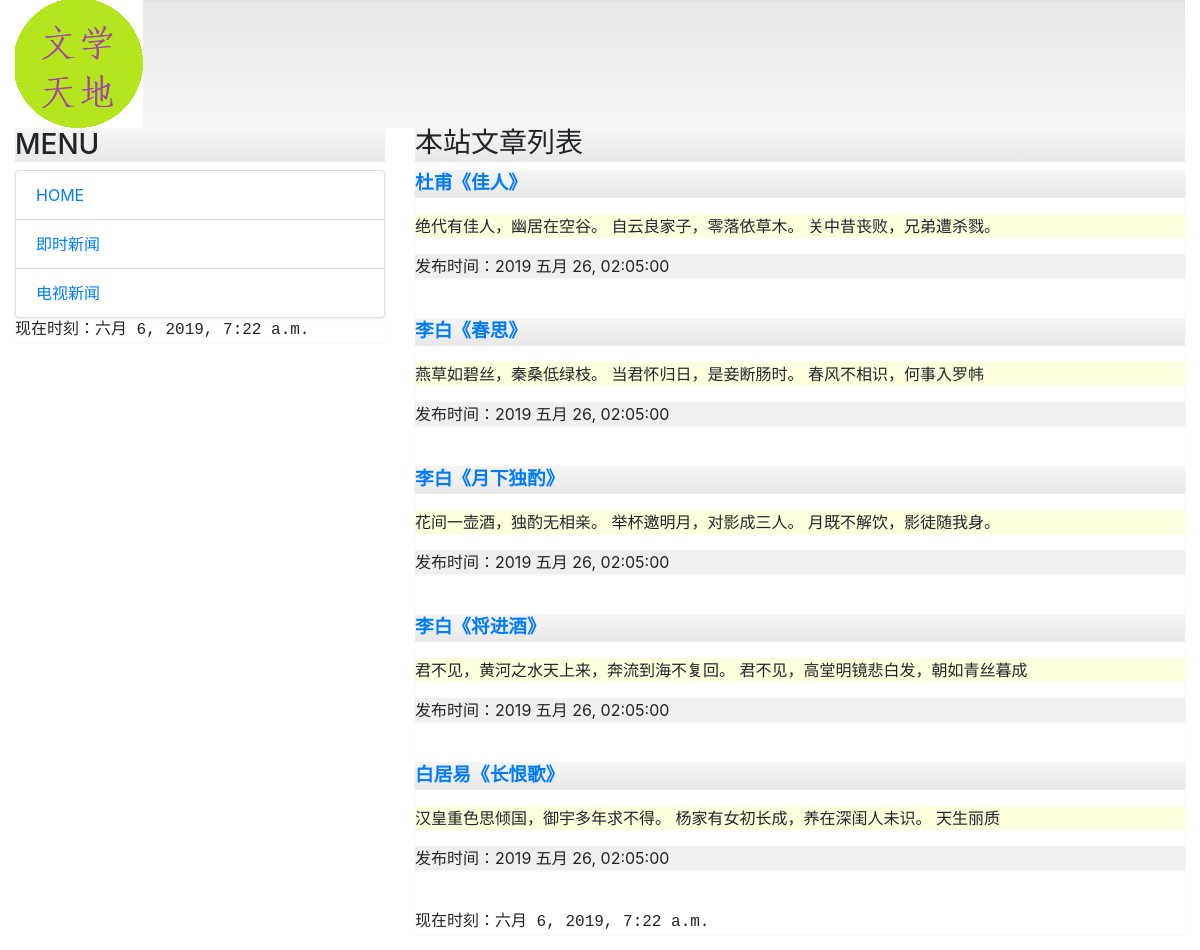
Before: / with the older database file.
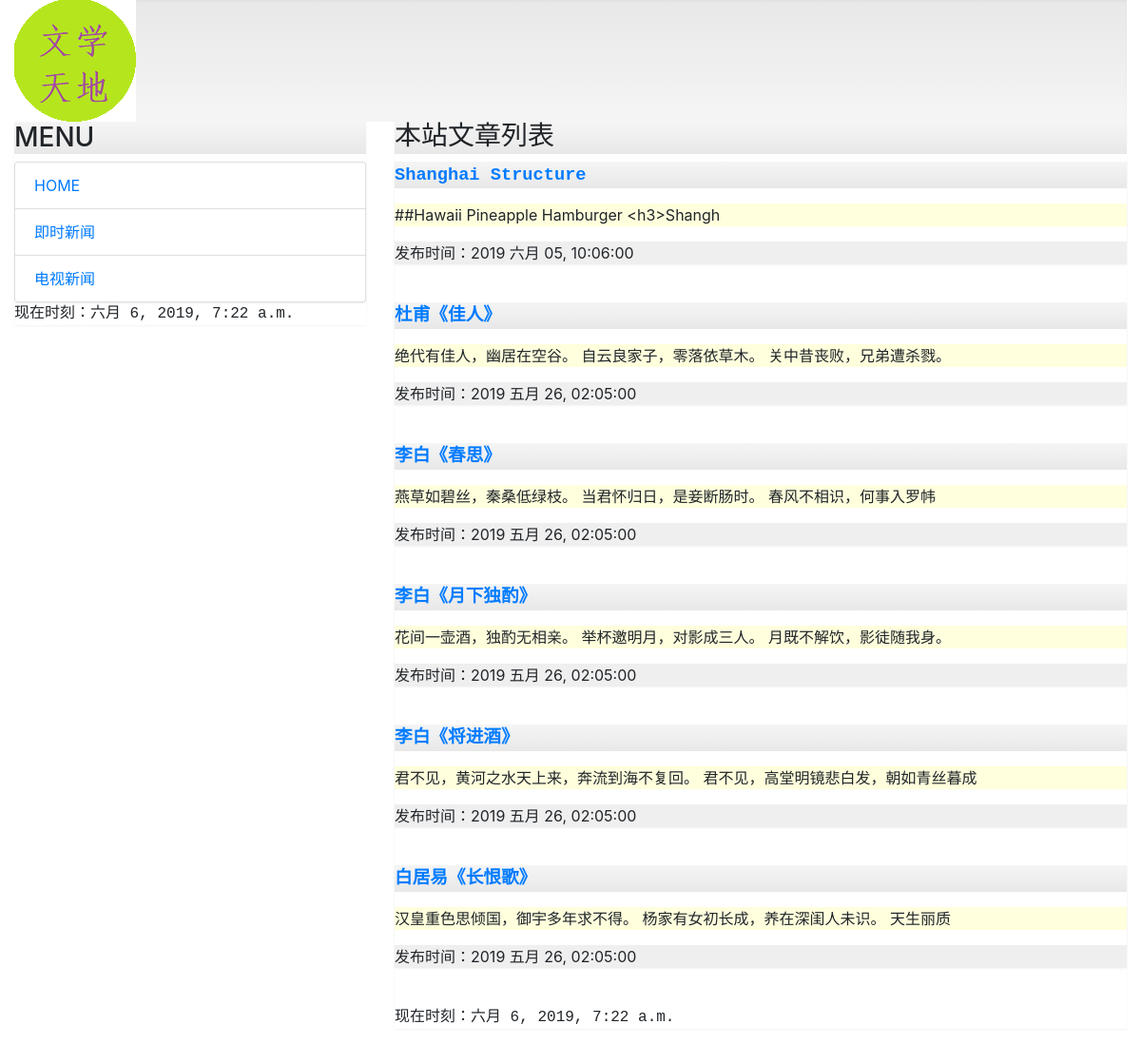
After: the same page with the newer database file.
### mainsite/models.py (models this page shows, shortened)
class Post(models.Model):
    title = models.CharField(max_length=200)
    slug = models.CharField(max_length=200)
    body = models.TextField()
    pub_date = models.DateTimeField(default=timezone.now)
    class Meta:
        ordering = ('-pub_date',)

### mainsite/views.py (the view)
# urls.py: path('', homepage),
def homepage(request):
    template = get_template('index.html')
    posts = Post.objects.all()
    now = datetime.now()
    html = template.render(locals())
    return HttpResponse(html)

### templates/index.html (shortened to what this page needs)
{% extends 'base.html' %}
{% block headmessage %}
    <h3 style="font-family: 'Courier New',sans-serif;">本站文章列表</h3>
{% endblock %}
{% block content %}
    {% for post in posts %}
        <div class="panel panel-default">
            <div class="panel-heading">
                <p style="font-family: 'Courier New', sans-serif;font-size:14pt;font-weight:bold;">
                    <a href="/post/{{ post.slug }}">{{ post.title }}</a>
                </p>
            </div>
            <div class="panel-body" style="background-color: #ffffdd">
                <p>{{ post.body | truncatechars:40 }}</p>
            </div>
            <div class="panel-footer" style="background-color:#efefef">
                <p>发布时间：{{ post.pub_date | date:"Y M d, h:m:s" }}</p>
            </div>
        </div>
        <br>
    {% endfor %}
{% endblock %}

### templates/base.html (shortened to what this page needs)
<!doctype html>
<html>
<head>
    <link rel="stylesheet" href="https://stackpath.bootstrapcdn.com/bootstrap/4.3.1/css/bootstrap.min.css">
    <link rel="stylesheet" href="https://maxcdn.bootstrapcdn.com/bootstrap/3.3.6/css/bootstrap-theme.min.css">
</head>
<body>
    <div class="container-fluid">
        {% include 'header.html' %}
        <div class="row">
            <div class="col-sm-4 col-md-4">
                <div class="panel panel-default">
                    <div class="panel-heading">
                        <h3>MENU</h3>
                    </div>
                    <div class="panel-body">
                        <div class="list-group">
                            <a href="/" class="list-group-item">HOME</a>
                            <a href="http://tar.so/news" class="list-group-item">即时新闻</a>
                            <a href="http://drho.tw/news" class="list-group-item">电视新闻</a>
                        </div>
                    </div>
                    <div class="panel-footer">
                        {% include 'footer.html' %}
                    </div>
                </div>
            </div>
            <div class="col-sm-8 col-md-8">
                <div class="panel panel-default">
                    <div class="panel-heading">
                        {% block headmessage %}{% endblock %}
                    </div>
                    <div class="panel-body">
                        {% block content %}
                        {% endblock %}
                    </div>
                    <div class="panel-footer">
                        {% include 'footer.html' %}
                    </div>
                </div>
            </div>
        </div>
    </div>
</body>
</html>

### templates/header.html
{% load staticfiles %}
<div class="well">
    <img src="{% static 'images/logo.png' %}" alt="">
</div>

### templates/footer.html
{% block footer %}
    {% if now %}
        <p style="font-family: 'Courier New';">现在时刻：{{ now }}</p>
    {% else %}
        <p style="font-family: 'Courier New';">本文内容取自网络，如有侵权纯属巧合...</p>
    {% endif %}
{% endblock %}

Changed rows visible on the page:
added Post: title "Shanghai Structure", body "##Hawaii Pineapple Hamburger <h3>Shangh", pub_date "2019 六月 05, 10:06:00"
